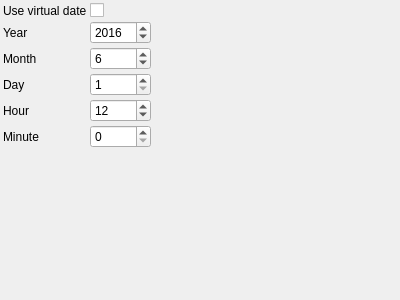
<?xml version="1.0" encoding="UTF-8"?>
<ui version="4.0">
 <class>DateParamsControlWidget</class>
 <widget class="QWidget" name="DateParamsControlWidget">
  <property name="geometry">
   <rect>
    <x>0</x>
    <y>0</y>
    <width>400</width>
    <height>300</height>
   </rect>
  </property>
  <property name="windowTitle">
   <string>DateParams</string>
  </property>
   <layout class="QGridLayout" name="gridLayout">
    <property name="margin">
     <number>3</number>
    </property>
    <property name="spacing">
     <number>3</number>
    </property>
    <item row="0" column="0">
     <widget class="QLabel" name="label_0">
       <property name="text">
         <string>Use virtual date</string>
       </property>
     </widget>
    </item>
    <item row="0" column="1">
     <widget class="QCheckBox" name="useVirtualDateCheckBox">
       <property name="toolTip">
         <string>Use virtual date</string>
       </property>
     </widget>
    </item>
    <item row="1" column="0">
     <widget class="QLabel" name="label_1">
       <property name="text">
         <string>Year</string>
       </property>
     </widget>
    </item>
    <item row="1" column="1">
     <widget class="QSpinBox" name="yearSpinBox">
       <property name="toolTip">
         <string>Year</string>
       </property>
       <property name="minimum">
        <number>1970</number>
       </property>
       <property name="maximum">
        <number>99999</number>
       </property>
       <property name="singleStep">
        <number>1</number>
       </property>
       <property name="value">
        <number>2016</number>
       </property>
     </widget>
    </item>
    <item row="2" column="0">
     <widget class="QLabel" name="label_2">
       <property name="text">
         <string>Month</string>
       </property>
     </widget>
    </item>
    <item row="2" column="1">
     <widget class="QSpinBox" name="monthSpinBox">
       <property name="toolTip">
         <string>Month</string>
       </property>
       <property name="minimum">
        <number>1</number>
       </property>
       <property name="maximum">
        <number>12</number>
       </property>
       <property name="singleStep">
        <number>1</number>
       </property>
       <property name="value">
        <number>6</number>
       </property>
     </widget>
    </item>
    <item row="3" column="0">
     <widget class="QLabel" name="label_3">
       <property name="text">
         <string>Day</string>
       </property>
     </widget>
    </item>
    <item row="3" column="1">
     <widget class="QSpinBox" name="daySpinBox">
       <property name="toolTip">
         <string>Day</string>
       </property>
       <property name="minimum">
        <number>1</number>
       </property>
       <property name="maximum">
        <number>31</number>
       </property>
       <property name="singleStep">
        <number>1</number>
       </property>
       <property name="value">
        <number>1</number>
       </property>
     </widget>
    </item>
    <item row="4" column="0">
     <widget class="QLabel" name="label_4">
       <property name="text">
         <string>Hour</string>
       </property>
     </widget>
    </item>
    <item row="4" column="1">
     <widget class="QSpinBox" name="hourSpinBox">
       <property name="toolTip">
         <string>Hour</string>
       </property>
       <property name="minimum">
        <number>0</number>
       </property>
       <property name="maximum">
        <number>23</number>
       </property>
       <property name="singleStep">
        <number>1</number>
       </property>
       <property name="value">
        <number>12</number>
       </property>
     </widget>
    </item>
    <item row="5" column="0">
     <widget class="QLabel" name="label_5">
       <property name="text">
         <string>Minute</string>
       </property>
     </widget>
    </item>
    <item row="5" column="1">
     <widget class="QSpinBox" name="minuteSpinBox">
       <property name="toolTip">
         <string>Minute</string>
       </property>
       <property name="minimum">
        <number>0</number>
       </property>
       <property name="maximum">
        <number>59</number>
       </property>
       <property name="singleStep">
        <number>1</number>
       </property>
       <property name="value">
        <number>0</number>
       </property>
     </widget>
    </item>
   <item row="6" column="0">
    <spacer name="verticalSpacer">
     <property name="orientation">
      <enum>Qt::Vertical</enum>
     </property>
     <property name="sizeHint" stdset="0">
      <size>
       <width>0</width>
       <height>0</height>
      </size>
     </property>
    </spacer>
   </item>
   <item row="6" column="2">
    <spacer name="horizontalSpacer">
     <property name="orientation">
      <enum>Qt::Horizontal</enum>
     </property>
     <property name="sizeHint" stdset="0">
      <size>
       <width>0</width>
       <height>0</height>
      </size>
     </property>
    </spacer>
   </item>
  </layout>
 </widget>
 <layoutdefault spacing="3" margin="3"/>
 <resources/>
 <connections>
  <connection>
   <sender>useVirtualDateCheckBox</sender>
   <signal>stateChanged(int)</signal>
   <receiver>DateParamsControlWidget</receiver>
   <slot>changeParameters()</slot>
  </connection>
  <connection>
   <sender>yearSpinBox</sender>
   <signal>valueChanged(int)</signal>
   <receiver>DateParamsControlWidget</receiver>
   <slot>changeParameters()</slot>
  </connection>
  <connection>
   <sender>monthSpinBox</sender>
   <signal>valueChanged(int)</signal>
   <receiver>DateParamsControlWidget</receiver>
   <slot>changeParameters()</slot>
  </connection>
  <connection>
   <sender>daySpinBox</sender>
   <signal>valueChanged(int)</signal>
   <receiver>DateParamsControlWidget</receiver>
   <slot>changeParameters()</slot>
  </connection>
  <connection>
   <sender>hourSpinBox</sender>
   <signal>valueChanged(int)</signal>
   <receiver>DateParamsControlWidget</receiver>
   <slot>changeParameters()</slot>
  </connection>
  <connection>
   <sender>minuteSpinBox</sender>
   <signal>valueChanged(int)</signal>
   <receiver>DateParamsControlWidget</receiver>
   <slot>changeParameters()</slot>
  </connection>
 </connections>
 <slots>
  <slot>changeParameters()</slot>
 </slots>
 <customwidgets>
 </customwidgets>
</ui>
